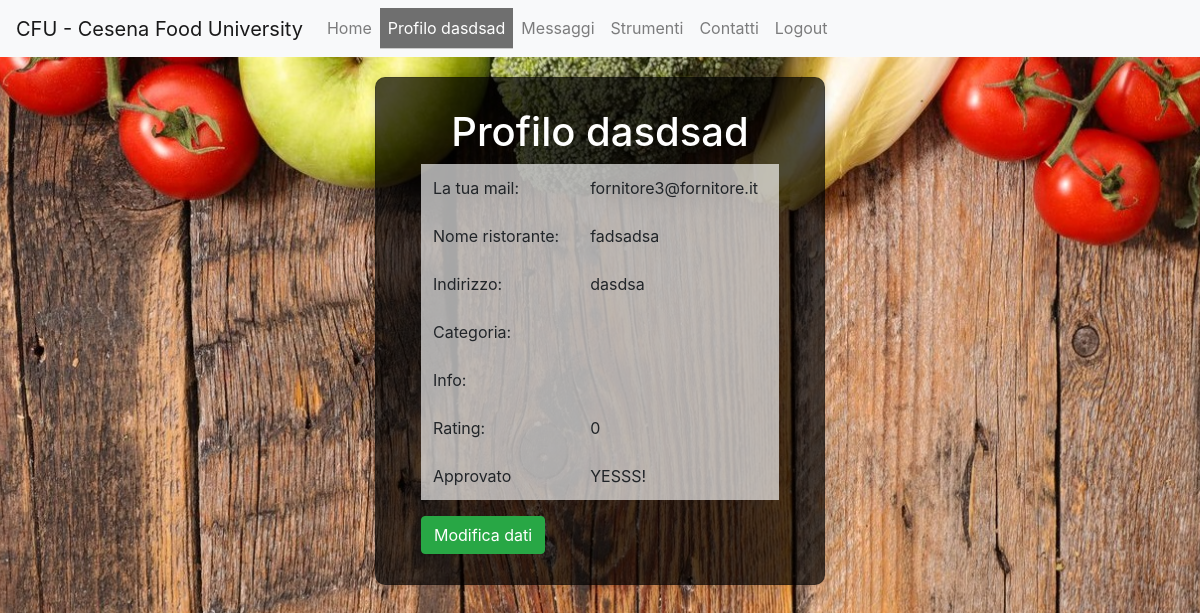
/codice/php/profilofornitore.php (signed in), run on the app's committed database.
### tables this page shows
CREATE TABLE `ristorante` (
  `id` int(11) NOT NULL,
  `email_proprietario` varchar(40) NOT NULL,
  `nome` varchar(20) NOT NULL,
  `indirizzo` varchar(40) NOT NULL,
  `nome_categoria` varchar(20) DEFAULT NULL,
  `info` varchar(100) DEFAULT NULL,
  `rating` int(11) NOT NULL,
  `approvato` tinyint(1) NOT NULL DEFAULT '0'
);

### codice/php/profilofornitore.php (the view, shortened to what this page needs)
<?php
  $servernome = "localhost";
  $usernome = "root";
  $password = "";
  $dbnome = "cfu";
  $db = new mysqli($servernome, $usernome, $password, $dbnome);
  $query = $db->query("SELECT * FROM ristorante WHERE email_proprietario = '".$_SESSION["email"]."'");
  $row = $query->fetch_assoc();
  $nome_rist = $row["nome"];
  $info = $row["info"];
  $indirizzo = $row["indirizzo"];
  $categoria= $row["nome_categoria"];
  $rating = $row["rating"];
  $approvazione = $row["approvato"]
?>
<!DOCTYPE html>
<html lang="it" dir="ltr">
  <head>
    <link rel="stylesheet" href="./../css/bootstrap.min.css">
    <link href="./../css/full.css" rel="stylesheet">
    <link href="./../css/menubar.css" rel="stylesheet">
    <link href="./../css/footer.css" rel="stylesheet">
    <link href="./../css/navigation.css" rel="stylesheet">
  </head>
  <body>
    <?php $current = "profilofornitore";
    include 'menu.php';
        ?>
        <div class="card card-sm center-msg-box transparent mobile">
        <div class="container">
        <div class="panel panel-info">
            <div class="panel-heading">
                <h1 class="title">Profilo <?php echo $_SESSION["nome"]; ?> </h1>
            </div>
                  <table class="table table-light">
                    <tbody>
                      <tr>
                        <td>La tua mail:</td>
                        <td><?php echo $_SESSION["email"]; ?></td>
                      </tr>
                      <tr>
                        <td>Nome ristorante:</td>
                        <td><?php echo $nome_rist; ?></td>
                      </tr>
                      <tr>
                        <td>Indirizzo:</td>
                        <td><?php echo $indirizzo; ?></td>
                      </tr>
                         <tr>
                             <tr>
                        <td>Categoria:</td>
                        <td><?php echo $categoria; ?></td>
                      </tr>
                      <tr>
                        <td>Info:</td>
                        <td><?php echo $info; ?></td>
                      </tr>
                      <tr>
                        <td>Rating:</td>
                        <td><?php echo $rating; ?></td>
                      </tr>
                      <?php
                        if($approvazione == 1){
                          echo'<tr>
                            <td>Approvato</td>
                            <td>YESSS!</td>
                          </tr>';
                        }else{
                          echo'<tr>
                            <td>Approvato</td>
                            <td>IN ATTESA DI APPROVAZIONE</td>
                          </tr>';
                        } ?>
                    </tbody>
                  </table>
        <a class"a" href="modificadati.php" class="btn btn-success">Modifica dati</a>
    </div>
  </div>
  </div>
</body>
</html>

### codice/css/full.css (style rules this page uses)
body { background: url('./../resources/bg.jpg') no-repeat center center fixed; -webkit-background-size: cover; -moz-background-size: cover; background-size: cover; -o-background-size: cover; }
.center-msg-box { padding:30px; margin: 20px auto; border-radius: 10px; -webkit-border-radius:10px; -moz-border-radius: 10px; box-shadow: 0px 0px 10px rgba(0, 0, 0, 0.13); -moz-box-shadow: 0px 0px 10px rgba(0, 0, 0, 0.13); -webkit-box-shadow: 0px 0px 10px rgba(0, 0, 0, 0.13); background-color: rgba(0, 0, 0, 0.7); }

### codice/css/footer.css (style rules this page uses)
body { padding-bottom: 120px; }

### codice/php/profilofornitore.php (style rules this page uses)
h1,h3 { text-align: center; color:white; }
.card { width: 450px;background: rgba(0,0,0,0.7); }
.table { background-color: rgba(255,255,255,65%); }
.table td, .table th { border-top: none; }

### data on the page
ristorante: nome "fadsadsa", indirizzo "dasdsa", rating "0"

### other printed values
$_SESSION["nome"] "dasdsad"
$_SESSION["email"] "fornitore3@fornitore.it"
